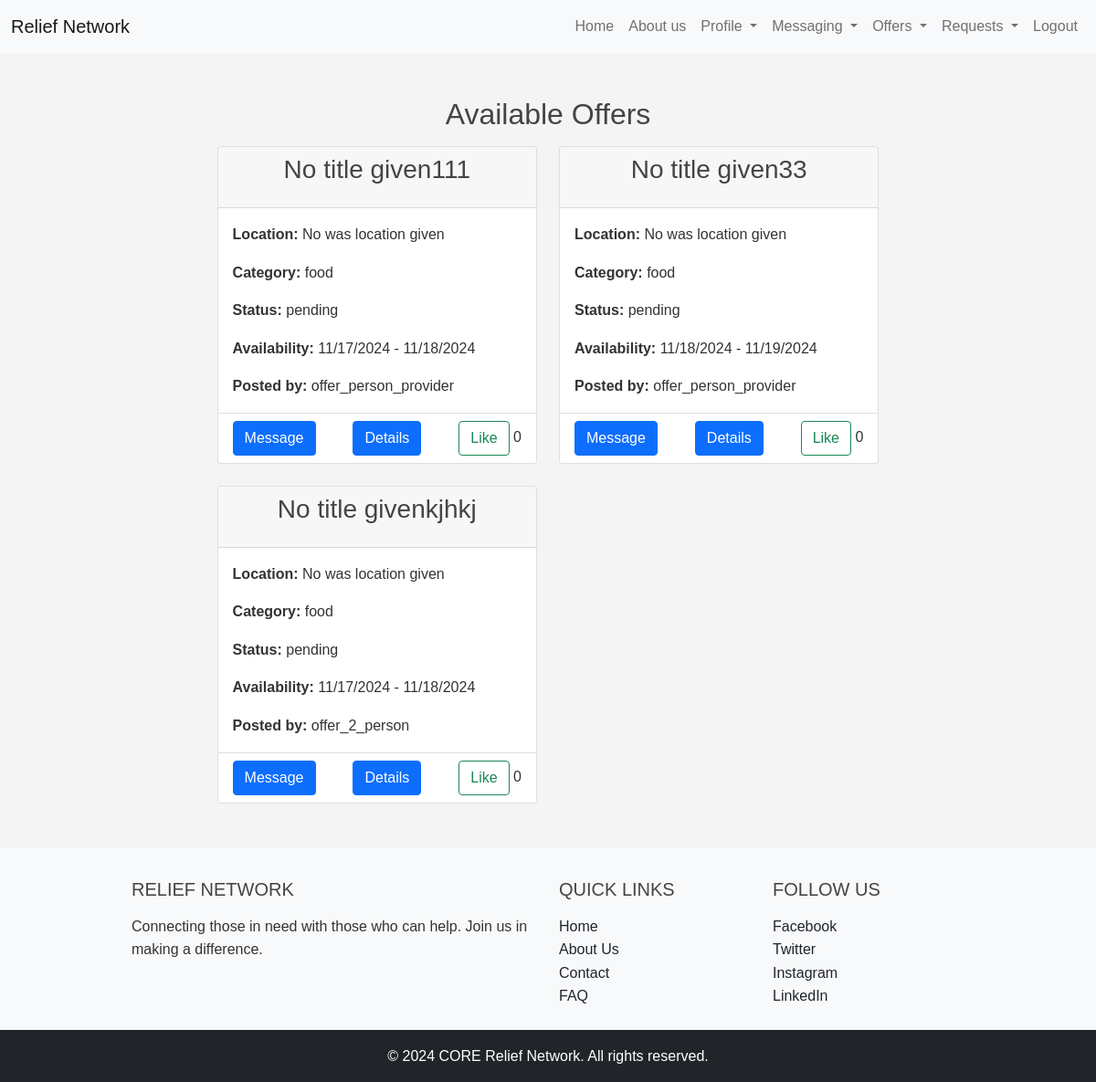
The page /requester_view_offers/ (signed in) on the database its author committed.
### offers/models.py (models this page shows, shortened)
class Offer(models.Model):
    CATEGORY_CHOICES = (
        ('food', 'Food'),
        ('water', 'Water'),
        ('clothing', 'Clothing'),
        ('shelter', 'Shelter'),
        ('medical', 'Medical Supplies'),
        ('other', 'Other'),
    )
    STATUS_CHOICES = (
        ('pending', 'Pending'),
        ('in_progress', 'In Progress'),
        ('completed', 'Completed'),
        ('cancelled', 'Cancelled'),
    )
    user = models.ForeignKey(User, on_delete=models.CASCADE)
    title = models.CharField(max_length=100, default='No title given')
    description = models.TextField(default='No description given')
    location = models.CharField(max_length=255, default='No was location given')# add a more detailed address later
    category = models.CharField(max_length=50, choices=CATEGORY_CHOICES, default='Other')
    status = models.CharField(max_length=11, choices=STATUS_CHOICES, default='Pending')
    quantity = models.IntegerField(default=1)
    availability_start = models.DateTimeField(default=timezone.now)
    availability_end = models.DateTimeField(default=timezone.now)
    likes = models.ManyToManyField(User, related_name='liked_offers', blank=True)

### accounts/models.py (models this page shows)
class User(AbstractUser):
    USER_TYPE_CHOICES = (
        ('requester', 'Requester'),
        ('provider', 'Provider'),
    )
    user_type = models.CharField(max_length=10, choices=USER_TYPE_CHOICES)
    name = models.CharField(max_length=255, null=True, blank=True)  # Adding a name field
    email = models.EmailField(unique=True)

### requests_app/views.py (the view)
# urls.py: path('requester_view_offers/', requests_views.requester_view_offers, name='requester_view_offers'),
@login_required
def requester_view_offers(request):
    offers = Offer.objects.all()
    return render(request, 'requester_view_offers.html', {'offers': offers})

### requests_app/templates/requester_view_offers.html (shortened to what this page needs)
{% extends 'base.html' %}
{% block content %}
{% load static %}
<link rel="stylesheet" type="text/css" href="{% static 'css/styles.css' %}">
<div class="container mt-4" data-page-type="requester_view_all_offers">
    <h2 class="text-center mb-3">Available Offers</h2>
    <div class="row offer-container">
        {% for offer in offers %}
        {% if offer.status == 'pending' or offer.status == 'in_progress' %}
        <div class="col-md-6 col-lg-6 mb-4 item_offer" id="offer-{{ offer.id }}">
            <div class="card">
                <div class="card-header text-center">
                    <h3>{{ offer.title }}</h3>
                </div>
                <div class="card-body">
                    <p class="card-text"> <strong>Location:</strong> {{ offer.location }}</p>
                    <p class="card-text"> <strong>Category:</strong> {{ offer.category }}</p>
                    <p class="card-text"> <strong>Status:</strong> {{ offer.status }}</p>
                    <p class="card-text"> <strong>Availability:</strong> {{ offer.availability_start|date:"SHORT_DATE_FORMAT" }} - {{ offer.availability_end|date:"SHORT_DATE_FORMAT" }}</p>
                    <p class="card-text"> <strong>Posted by:</strong> {{ offer.user.username }}</p>
                </div>
                <div method="post" class="card-footer bg-transparent d-flex justify-content-between">
                    <div class="d-flex justify-content-between align-items-left ">
                        <a href="{% url 'send_message_to' offer.user.id %}" class="btn btn-primary">
                             Message
                        </a>
                    </div>
                    <div class="d-flex justify-content-between align-items-center ">
                        <a href="{% url 'requester_view_offers_detail' offer.id %}" class="btn btn-primary">
                             Details
                        </a>
                    </div>
                    <div class="d-flex justify-content-between align-items-right">
                        <form method="post" class="like-form" data-offer-id="{{ offer.id }}">
                            <button type="button" class="btn {% if request.user in offer.likes.all %}btn-success{% else %}btn-outline-success{% endif %} like-btn">
                                {% if request.user in offer.likes.all %}
                                <i class="fas fa-heart"></i> Unlike
                                {% else %}
                                 Like
                                {% endif %}
                            </button>
                            <span class="likes-count">{{ offer.likes.count }}</span>
                        </form>
                    </div>
                </div>
            </div>
        </div>
        {% endif %}
        {% empty %}
        <div class="col-12 no-offers">
            <div class="alert alert-info text-center">No offers available.</div>
        </div>
        {% endfor %}
    </div>
</div>
{% load static %}
{% endblock %}

### static/css/base.css (style rules this page uses)
html, body { height: 100%; margin: 0; display: flex; flex-direction: column; }

### static/css/styles.css (style rules this page uses)
* { margin: 0; padding: 0; box-sizing: border-box; }
body { font-family: Arial, sans-serif; background-color: #f4f4f4; color: #333; line-height: 1.6; }
.container { width: 80%; margin: auto; overflow: hidden; }
h1, h2, h3, h4, h5, h6 { margin-bottom: 1rem; color: #444; }
p { margin-bottom: 1rem; }
a { color: #007BFF; text-decoration: none; }
button { display: inline-block; padding: 0.75rem 1.25rem; font-size: 1rem; cursor: pointer; border: none; background-color: #007BFF; color: #fff; border-radius: 5px; }
:root { --button-size-small: 8px 16px; --button-size-medium: 12px 24px; --button-size-large: 16px 32px; }

### rows shown on the page
Offer: title "No title given111", location "No was location given", category "food", status "pending", availability_start "11/17/2024", availability_end "11/18/2024", user.username "offer_person_provider", shows "Like", likes.count "0"
Offer: title "No title given33", location "No was location given", category "food", status "pending", availability_start "11/18/2024", availability_end "11/19/2024", user.username "offer_person_provider", shows "Like", likes.count "0"
Offer: title "No title givenkjhkj", location "No was location given", category "food", status "pending", availability_start "11/17/2024", availability_end "11/18/2024", user.username "offer_2_person", shows "Like", likes.count "0"
